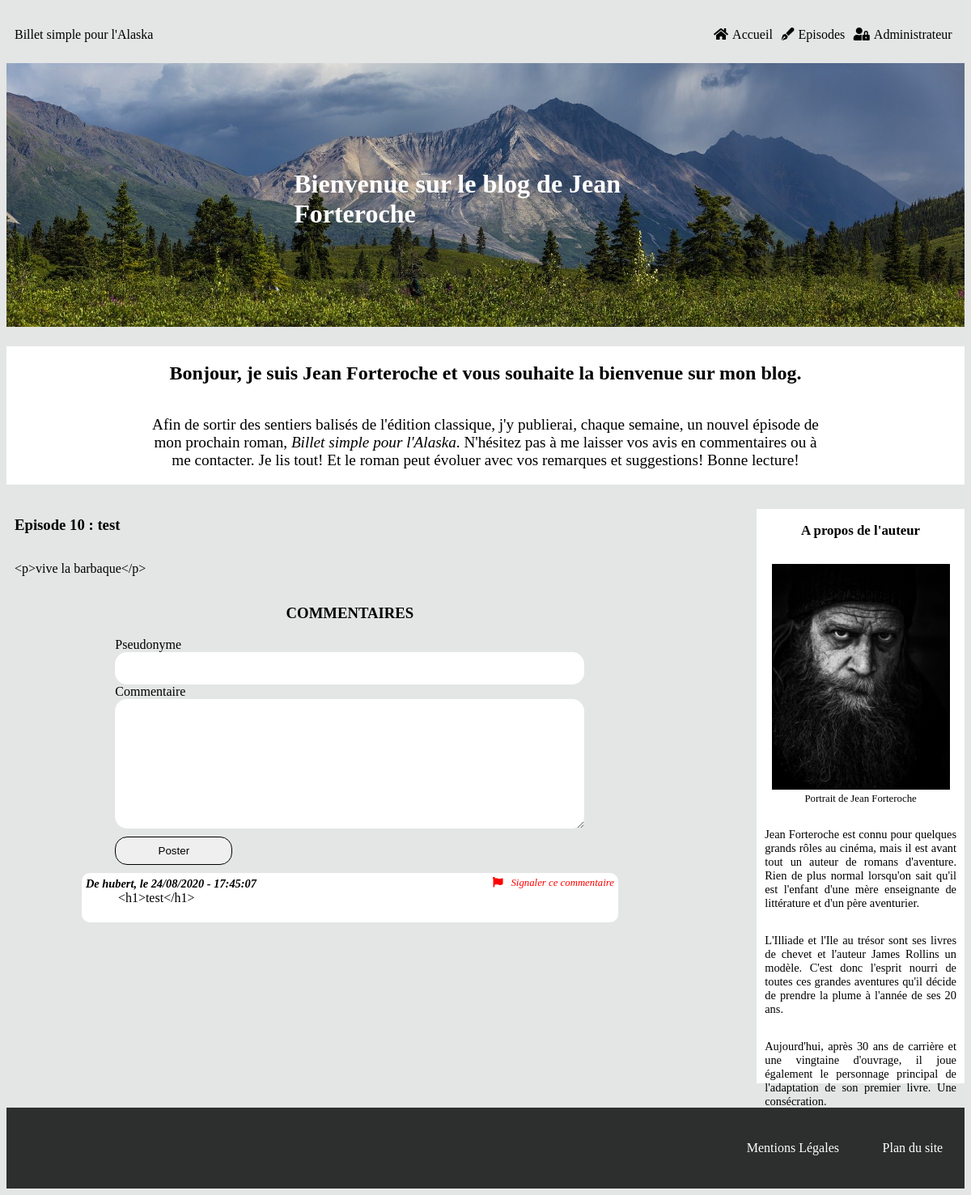
/index.php?action=post&id=53, run on the app's committed database.
### tables this page shows
CREATE TABLE IF NOT EXISTS `episodes` (
  `episode_id` tinyint(11) NOT NULL AUTO_INCREMENT,
  `numero_episode` tinyint(11) NOT NULL,
  `episode_title` char(255) NOT NULL,
  `episode_content` longtext NOT NULL,
  `episode_date` datetime NOT NULL DEFAULT CURRENT_TIMESTAMP,
  `episode_status` int(1) NOT NULL,
  PRIMARY KEY (`episode_id`),
  UNIQUE KEY `unicite` (`numero_episode`) USING BTREE
);

CREATE TABLE IF NOT EXISTS `commentaires` (
  `comment_id` tinyint(11) NOT NULL AUTO_INCREMENT,
  `episode` tinyint(11) NOT NULL,
  `pseudo` varchar(50) NOT NULL,
  `comment` text NOT NULL,
  `comment_date` datetime NOT NULL,
  `reported_comment` tinyint(1) NOT NULL,
  PRIMARY KEY (`comment_id`),
  KEY `from_episode` (`episode`)
);

### src/View/View.php (called while the page is built, shortened)
<?php
class View
{
    public function display(array $data, string $template, string $layout) : void
    {
        require_once($template);
    }
}

### src/Controller/FrontOffice/PostController.php (called while the page is built, shortened)
<?php
class PostController
{
    private $postManager;
    private $commentManager;
    private $view;
    private $layout;
    public function __construct(PostManager $postManager, View $view, CommentManager $commentManager)
    {
        $this->postManager = $postManager;
        $this->view = $view;
        $this->commentManager = $commentManager;
        $this->layout = '../templates/frontOffice/layout.html.php';
    }
    public function displayOneEpisode(int $id) : void
    {
        $totalEpisodes = $this->postManager->getNumberOfEpisodes();
        $episodeData = $this->postManager->getOneEpisode($id);
        $nextEpisode = $this->postManager->getNextPost($episodeData[0]['numero_episode'] + 1);
        $previousEpisode = $this->postManager->getPreviousPost($episodeData[0]['numero_episode'] - 1);
        $commentsData = $this->commentManager->getComments($id);
        $data = [$episodeData, $commentsData, $totalEpisodes, $previousEpisode, $nextEpisode];
        $template = '../templates/frontOffice/onePost.html.php';
        $this->view->display(['episode' => $data[0][0],
            'comments' => $data[1],
            'totalEpisodes' => $data[2],
            'previous' => $data[3],
            'next' => $data[4]],
            $template, $this->layout);
    }
}

### public/index.php (called while the page is built, shortened)
<?php
$router = new Router();
$router->run();

### src/Model/PostManager.php (called while the page is built, shortened)
<?php
class PostManager
{
    private $database;
    public function __construct(\PDO $database)
    {
        $this->database = $database;
    }
    public function getOneEpisode(int $id) : array
    {
        $episodes = $this->database->prepare("SELECT *, DATE_FORMAT(episode_date, '%d/%m/%Y - %H:%i:%s') AS episode_date
            FROM episodes
            WHERE episode_id = :id");
        $episodes->bindParam(':id', $id);
        $episodes->execute();
        return $episodes->fetchAll();
    }
}

### src/Model/CommentManager.php (called while the page is built, shortened)
<?php
class CommentManager
{
    private $database;
    public function __construct(\PDO $database)
    {
        $this->database = $database;
    }
    public function getComments(int $numero) : array
    {
        $comments = $this->database->prepare("SELECT *, DATE_FORMAT(comment_date, '%d/%m/%Y - %H:%i:%s') AS comment_date
            FROM commentaires WHERE episode = :episode
            ORDER BY comment_date
            LIMIT 0, 10");
        $comments->bindParam(':episode', $numero);
        $comments->execute();
        return $comments->fetchAll();
    }
}

### Templates/Frontoffice/onepost.html.php (the view, shortened to what this page needs)
<article>
    <h3>Episode <?=$data['episode']['numero_episode']?> : <?=$data['episode']['episode_title']?></h3>
    <p><?=$data['episode']['episode_content']?></p>
</article>
<section class="commentaires">
    <h3>COMMENTAIRES</h3>
    <form class="comment_form" method="post" action="index.php?action=save_com&id=<?=$data['episode']['episode_id']?>">
        <label for="pseudo">Pseudonyme</label>
        <input class="input_name" type="text" name="pseudo"/>
        <label for="comment">Commentaire</label>
        <textarea class="comment_area" name="comment" rows="10" cols="40"></textarea>
        <input class="submit" type="submit" value="Poster"/>
    </form>
    <div id='comments_container'>
        <?php
            foreach($data['comments'] as $commentsData) {
        ?>
        <div id='comments'>
            <div id='comment_header'>
                <h4>De <?=$commentsData['pseudo']?>, le <?=$commentsData['comment_date']?></h4>
                <?php
                switch ($commentsData['reported_comment']) {
                    case '0' :
                    ?>
                        <span id='report_comment'>
                            <a href="index.php?action=signal&id=<?=$data['episode']['episode_id']?>&comment_id=<?=$commentsData['comment_id']?>">
                            <i class="fas fa-flag"></i>Signaler ce commentaire</a>
                    </span>
                <?php
                    break;
                    ?>
                <?php
                }
                ?>
            </div>
            <p id='comment_text'><?=$commentsData['comment']?></p>
            </div>
        <?php
        }
        ?>
    </div>
</section>

### public/css/style.css (style rules this page uses)
html { font-family: aileron; background-color: #e4e5e5; }
a { text-decoration: none; color: black; }
article { display: flex; flex-direction: column; }
article p { text-align: justify; }
.commentaires h3 { text-align: center; }
.comment_form { display: flex; flex-direction: column; width: 70%; margin: auto; }
.input_name { height: 30px; }
.comment_form .input_name, .comment_form .comment_area { border-radius: 15px; padding-left: 10px; padding-right: 10px; padding-top: 5px; padding-bottom: 5px; border: none; }
.submit { width: 25%; height: 35px; border-radius: 15px; border: 1px solid black; margin-top: 10px; }
#report_comment, #waiting_moderation, #validated_comment { font-style: italic; font-size: 0.8rem; }
.fa-flag, .fa-check, .fa-clock { margin-right: 10px; }
.fa-flag, #report_comment a { color: red; }
#comment_header { display: flex; justify-content: space-between; }
#comment_header h4 { margin: 0; font-size: 0.9rem; font-style: italic; }
#comments_container { width: 80%; margin: auto; }
#comments { background-color: white; padding: 5px; margin-top: 10px; margin-bottom: 10px; border-radius: 10px; }
#comment_text { padding-left: 40px; margin-top: 0; }

### data on the page
episodes: numero_episode "10", episode_title "test", episode_content "<p>vive la barbaque</p>"
commentaires: pseudo "hubert", comment_date "24/08/2020 - 17:45:07", comment "<h1>test</h1>"
